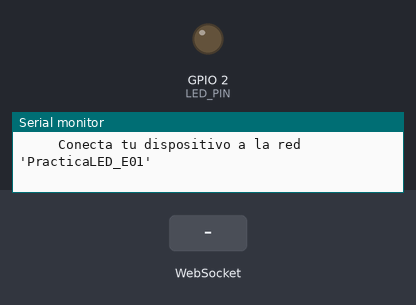
Bench run of a sketch on a simulated ESP32. Parts: output pins drawn as LEDs (lit = HIGH), the last lines printed to the serial monitor. Inputs (shaded band) come from the test bench. Storage starts empty.

Above: at 2.2 s.
2.3 s: WebSocket text "ON" received
At 3.3 s:
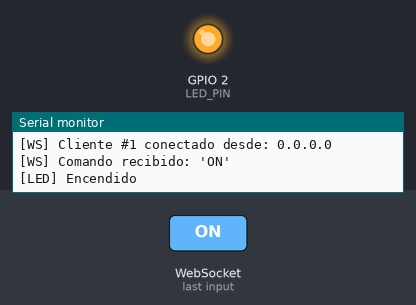
3.8 s: WebSocket text "OFF" received
At 4.5 s:
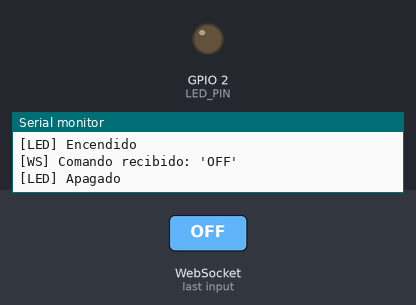
Timing chart, 0 to 6.8 s (numbered marks = the images above; inputs shaded):
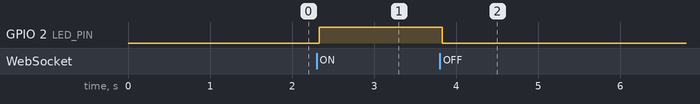

Measured:
- after the input at 2.3 s, GPIO 2 (LED_PIN): LOW → HIGH at once
- after the input at 3.8 s, GPIO 2 (LED_PIN): HIGH → LOW at once

The sketch:

practica1.ino
```cpp
/*
 * PRÁCTICA 1 – Control de LED desde la Web
 * Robot ESP32 – Ingeniería en Sistemas Computacionales
 *
 * Descripción:
 *   El ESP32 genera una red WiFi propia (Access Point) y levanta
 *   un servidor web que sirve la interfaz HTML almacenada en
 *   LittleFS. El usuario controla un LED físico en GPIO 2
 *   enviando comandos 'ON' y 'OFF' a través de WebSockets.
 *
 * Dependencias (instalar en Arduino IDE antes de compilar):
 *   - ESP32 Board Package  (Espressif Systems, v3.x)
 *   - ESPAsyncWebServer    (ESP32Async – Gestor de librerías)
 *   - AsyncTCP             (ESP32Async – Gestor de librerías)
 *   LittleFS ya viene incluido con el Board Package de ESP32.
 *   NOTA: NO usar las versiones de me-no-dev; están abandonadas
 *   y no compilan con el core ESP32 3.x.
 *
 * Plugin para subir archivos (Arduino IDE 2.x):
 *   arduino-littlefs-upload (archivo .vsix) copiado en
 *   ~/.arduinoIDE/plugins/  (crear la carpeta si no existe)
 *   y reiniciar el IDE.
 *
 * Pasos para cargar:
 *   1. Seleccionar la tarjeta "ESP32 Dev Module".
 *   2. Cambiar NUM_EQUIPO y CANAL_WIFI (ver abajo).
 *   3. Cerrar el Monitor Serial (si está abierto falla la carga).
 *   4. Subir el sistema de archivos: Ctrl+Shift+P →
 *      "Upload LittleFS to Pico/ESP8266/ESP32"
 *      (la carpeta /data debe contener index.html).
 *   5. Compilar y subir este sketch (Sketch → Subir).
 *   6. Abrir Monitor Serial a 115200 baud.
 *   7. Conectarse a la red 'PracticaLED_Exx' con contraseña 'practica1'.
 *      En el celular, desactivar datos móviles.
 *   8. Navegar a http://192.168.4.1 en el navegador.
 */

// ── Librerías necesarias ──────────────────────────────────────────
#include <WiFi.h>
#include <ESPAsyncWebServer.h>
#include <LittleFS.h>

// ── Configuración por equipo ──────────────────────────────────────
#define NUM_EQUIPO  "01"   // Cambiar: 01, 02, 03...
#define CANAL_WIFI  1      // Repartir entre equipos: 1, 6 u 11

// ── Credenciales de la red WiFi del ESP32 (Access Point) ─────────
const char* SSID     = "PracticaLED_E" NUM_EQUIPO;  // p. ej. PracticaLED_E01
const char* PASSWORD = "practica1";                  // Mín. 8 caracteres

// ── Definición de pines ───────────────────────────────────────────
#define LED_PIN 2   // GPIO 2: LED integrado en el ESP32 DevKit clásico.
                    // En placas C3/S3 el LED integrado está en otro pin.
                    // También puedes conectar un LED externo con
                    // resistencia de 330 Ω a cualquier GPIO libre.

// ── Estado del LED ────────────────────────────────────────────────
bool ledEncendido = false;   // Fuente única de verdad del estado

// ── Instancias del servidor HTTP y del WebSocket ──────────────────
AsyncWebServer server(80);      // Servidor HTTP en el puerto 80
AsyncWebSocket ws("/ws");       // Endpoint WebSocket en /ws

// ── Texto de estado que se envía a los clientes ──────────────────
const char* textoEstado() {
  return ledEncendido ? "LED ENCENDIDO" : "LED APAGADO";
}

// ── Cambiar el LED y notificar a todos los clientes ──────────────
void fijarLed(bool encender) {
  ledEncendido = encender;
  digitalWrite(LED_PIN, ledEncendido ? HIGH : LOW);
  ws.textAll(textoEstado());   // Notificar a TODOS los clientes
  Serial.printf("[LED] %s\n", ledEncendido ? "Encendido" : "Apagado");
}

// ── Manejador de eventos WebSocket ───────────────────────────────
//    Se ejecuta automáticamente cada vez que ocurre un evento
//    en cualquier conexión WebSocket activa.
void onWsEvent(AsyncWebSocket       *server,
               AsyncWebSocketClient *client,
               AwsEventType          type,
               void                 *arg,
               uint8_t              *data,
               size_t                len) {

  switch (type) {

    case WS_EVT_CONNECT:
      Serial.printf("[WS] Cliente #%u conectado desde: %s\n",
                    client->id(),
                    client->remoteIP().toString().c_str());
      // Enviar el estado actual del LED al cliente recién conectado
      client->text(textoEstado());
      break;

    case WS_EVT_DISCONNECT:
      Serial.printf("[WS] Cliente #%u desconectado\n", client->id());
      break;

    case WS_EVT_DATA: {
      AwsFrameInfo *info = (AwsFrameInfo*)arg;
      // Verificar que es un mensaje de texto completo (no fragmentado)
      if (info->final && info->index == 0 &&
          info->len == len && info->opcode == WS_TEXT) {

        // Copiar exactamente 'len' bytes. No se escribe data[len],
        // porque esa posición está fuera del búfer recibido.
        String cmd;
        cmd.reserve(len);
        for (size_t i = 0; i < len; i++) {
          cmd += (char)data[i];
        }
        cmd.trim();   // Eliminar espacios y saltos de línea

        Serial.printf("[WS] Comando recibido: '%s'\n", cmd.c_str());

        if (cmd == "ON") {
          fijarLed(true);
        } else if (cmd == "OFF") {
          fijarLed(false);
        } else {
          Serial.printf("[WS] Comando desconocido: '%s'\n", cmd.c_str());
          client->text("Comando no reconocido. Use 'ON' u 'OFF'.");
        }
      }
      break;
    }

    case WS_EVT_ERROR:
      Serial.printf("[WS] Error en cliente #%u\n", client->id());
      break;

    default:
      break;
  }
}

// ── Configuración inicial (se ejecuta una sola vez al encender) ───
void setup() {
  Serial.begin(115200);
  delay(500);
  Serial.println("\n= Práctica 1: Control de LED vía WebSocket =");

  // Configurar el pin del LED como salida y apagarlo inicialmente
  pinMode(LED_PIN, OUTPUT);
  digitalWrite(LED_PIN, LOW);
  ledEncendido = false;

  // ── Montar el sistema de archivos LittleFS ──────────────────────
  if (!LittleFS.begin()) {
    Serial.println("[ERROR] No se pudo montar LittleFS.");
    Serial.println("        Verifica que subiste la carpeta /data con");
    Serial.println("        'Upload LittleFS to Pico/ESP8266/ESP32'.");
    while (true) delay(1000);   // Detener ejecución con error
  }
  if (!LittleFS.exists("/index.html")) {
    Serial.println("[AVISO] LittleFS montado, pero no existe /index.html.");
  }
  Serial.println("[OK] LittleFS montado correctamente.");

  // ── Configurar el ESP32 como Punto de Acceso WiFi ───────────────
  WiFi.mode(WIFI_AP);
  if (!WiFi.softAP(SSID, PASSWORD, CANAL_WIFI)) {
    Serial.println("[ERROR] No se pudo crear el Access Point.");
    while (true) delay(1000);
  }
  delay(500);   // Esperar a que el AP se inicialice completamente

  Serial.printf("[WiFi] Access Point activo. SSID: %s (canal %d)\n",
                SSID, CANAL_WIFI);
  Serial.print("[WiFi] Dirección IP del ESP32: ");
  Serial.println(WiFi.softAPIP());   // Normalmente 192.168.4.1

  // ── Registrar el manejador de WebSocket en el servidor ──────────
  ws.onEvent(onWsEvent);
  server.addHandler(&ws);

  // ── Configurar rutas del servidor HTTP ──────────────────────────
  // Servir los archivos de LittleFS bajo la ruta raíz '/'.
  // index.html se sirve automáticamente al acceder a '/'.
  server.serveStatic("/", LittleFS, "/").setDefaultFile("index.html");

  // Ruta de respaldo: 404 para rutas no encontradas
  server.onNotFound([](AsyncWebServerRequest *request) {
    request->send(404, "text/plain", "Página no encontrada.");
  });

  // ── Iniciar el servidor HTTP ─────────────────────────────────────
  server.begin();
  Serial.print("[OK] Servidor web iniciado en http://");
  Serial.println(WiFi.softAPIP());
  Serial.printf("     Conecta tu dispositivo a la red '%s'\n", SSID);
}

// ── Bucle principal (se ejecuta continuamente) ────────────────────
void loop() {
  // ESPAsyncWebServer maneja todo de forma asíncrona.
  // Solo hay que limpiar las conexiones WebSocket cerradas.
  ws.cleanupClients();
  delay(100);   // Ceder tiempo al sistema operativo del ESP32
}
```
